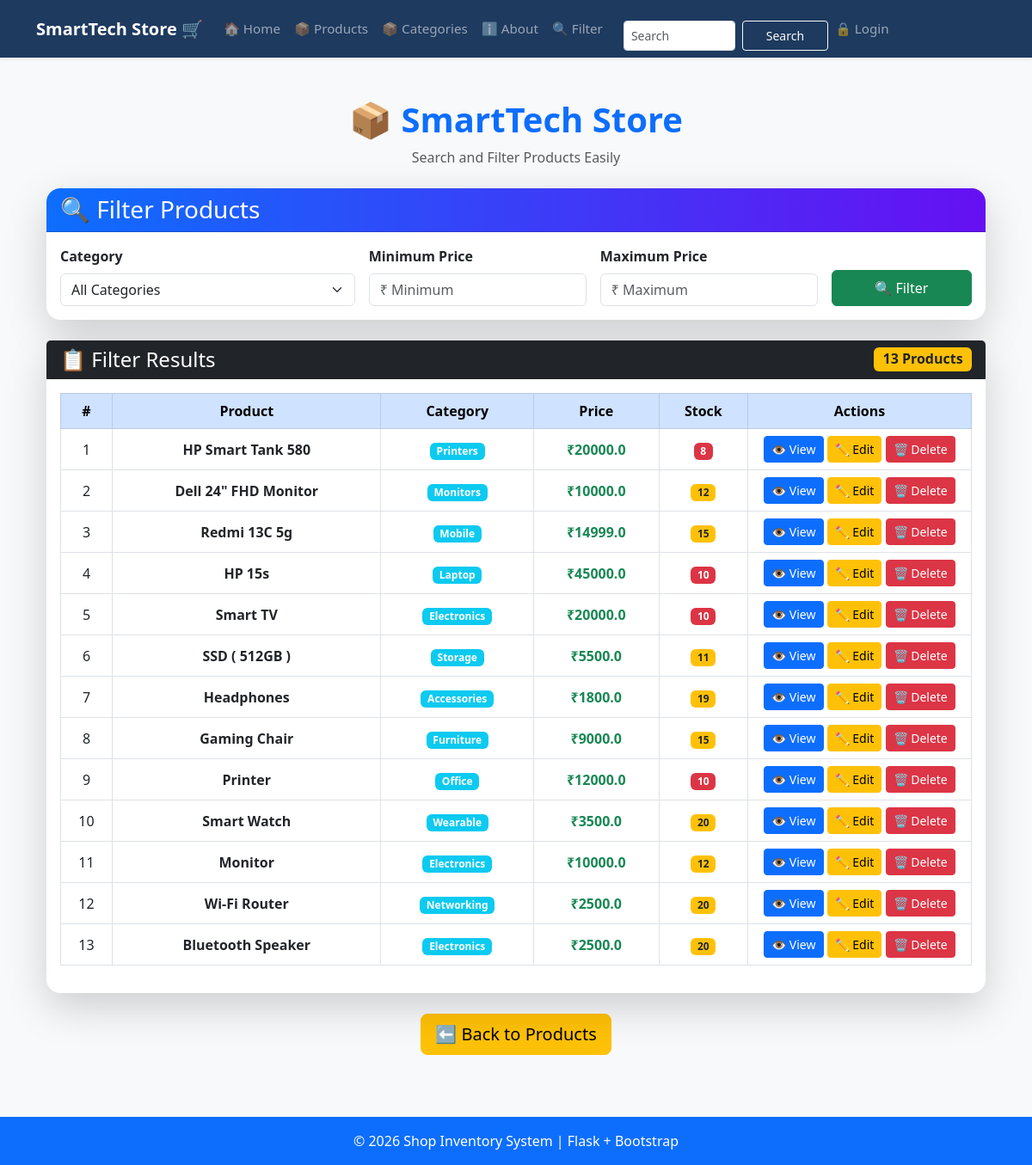
/filter, run on an earlier commit of the app's database.
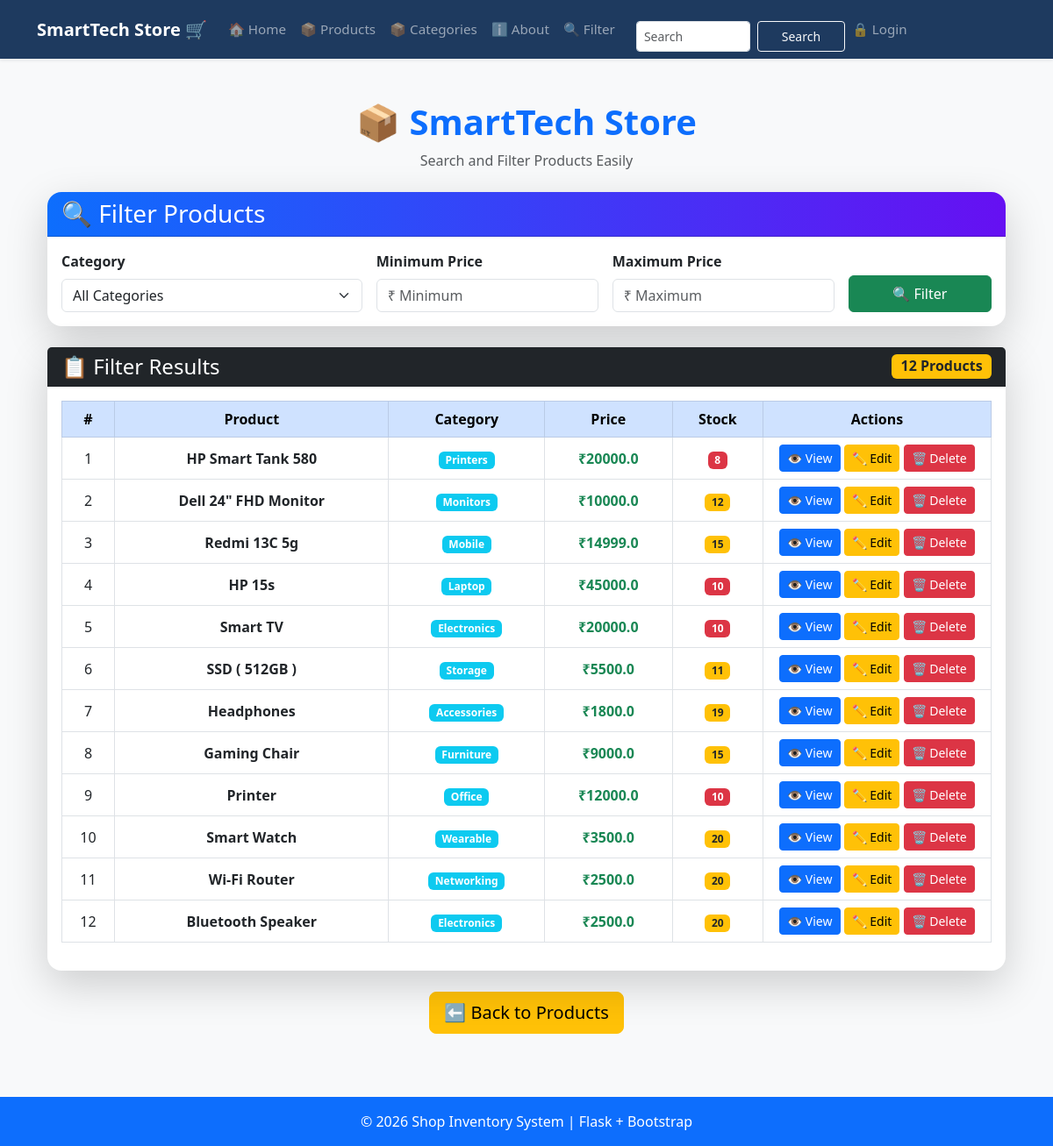
And on a later commit of the database.
### tables this page shows
CREATE TABLE products (
                    id INTEGER PRIMARY KEY AUTOINCREMENT,
                    name TEXT NOT NULL,
                    category TEXT NOT NULL,
                    price REAL NOT NULL,
                    stock INTEGER NOT NULL
                 , photo TEXT DEFAULT 'default.jpg');

### app.py (the view)
@app.route("/filter")
def filter_products():
    conn = get_db()
    category = request.args.get("category", "")
    min_price = request.args.get("min_price", "")
    max_price = request.args.get("max_price", "")
    query = "SELECT * FROM products WHERE 1=1"
    params = []
    if category:
        query += " AND category = ?"
        params.append(category)
    if min_price:
        query += " AND price >= ?"
        params.append(min_price)
    if max_price:
        query += " AND price <= ?"
        params.append(max_price)
    query += " ORDER BY id DESC"
    products = conn.execute(query, params).fetchall()
    categories = conn.execute(
        "SELECT DISTINCT category FROM products"
    ).fetchall()
    conn.close()
    return render_template(
        "filter.html",
        products=products,
        categories=categories,
        selected_category=category,
        min_price=min_price,
        max_price=max_price
    )

### database.py (called while the page is built)
def get_db():
    conn = sqlite3.connect(DB_PATH)
    conn.row_factory = sqlite3.Row # To access columns by name
    return conn

### templates/filter.html (shortened to what the changed rows need)
{% extends "base.html" %}
{% block content %}
<div class="container py-4">
    <div class="text-center mb-4">
        <h1 class="fw-bold text-primary">
            📦 SmartTech Store
        </h1>
    </div>
    <div class="card shadow-lg border-0 rounded-4">
        <div class="card-header bg-dark text-white d-flex justify-content-between">
            <h4 class="mb-0">
                📋 Filter Results
            </h4>
            <span class="badge bg-warning text-dark fs-6">
                {{ products|length }} Products
            </span>
        </div>
        <div class="card-body">
            {% if products %}
            <div class="table-responsive">
                <table class="table table-hover table-bordered align-middle text-center">
                    <thead class="table-primary">
                        <tr>
                            <th>#</th>
                            <th>Product</th>
                            <th>Category</th>
                            <th>Price</th>
                            <th>Stock</th>
                            <th width="260">
                                Actions
                            </th>
                        </tr>
                    </thead>
                    <tbody>
                        {% for product in products %}
                        <tr>
                            <td>{{ loop.index }}</td>
                            <td class="fw-bold">
                                {{ product.name }}
                            </td>
                            <td>
                                <span class="badge bg-info">
                                    {{ product.category }}
                                </span>
                            </td>
                            <td class="text-success fw-bold">
                                ₹{{ product.price }}
                            </td>
                            <td>
                                {% if product.stock > 20 %}
                                <span class="badge bg-success">
                                    {{ product.stock }}
                                </span>
                                {% elif product.stock > 10 %}
                                <span class="badge bg-warning text-dark">
                                    {{ product.stock }}
                                </span>
                                {% else %}
                                <span class="badge bg-danger">
                                    {{ product.stock }}
                                </span>
                                {% endif %}
                            </td>
                            <td>
                                <a href="{{ url_for('product_detail',id=product.id) }}"
                                   class="btn btn-primary btn-sm">
                                    👁 View
                                </a>
                                <a href="{{ url_for('edit_product',id=product.id) }}"
                                   class="btn btn-warning btn-sm">
                                    ✏ Edit
                                </a>
                                <a href="{{ url_for('delete_product',id=product.id) }}"
                                   class="btn btn-danger btn-sm"
                                   onclick="return confirm('Delete this product?')">
                                    🗑 Delete
                                </a>
                            </td>
                        </tr>
                        {% endfor %}
                    </tbody>
                </table>
            </div>
            {% endif %}
        </div>
    </div>
</div>
{% endblock %}

What changed in the data, as far as the page shows it:
removed products: name "Monitor", category "Electronics", price "10000.0", stock "12"
Also different on the page:
{{ products|length }}: "13" → "12"
